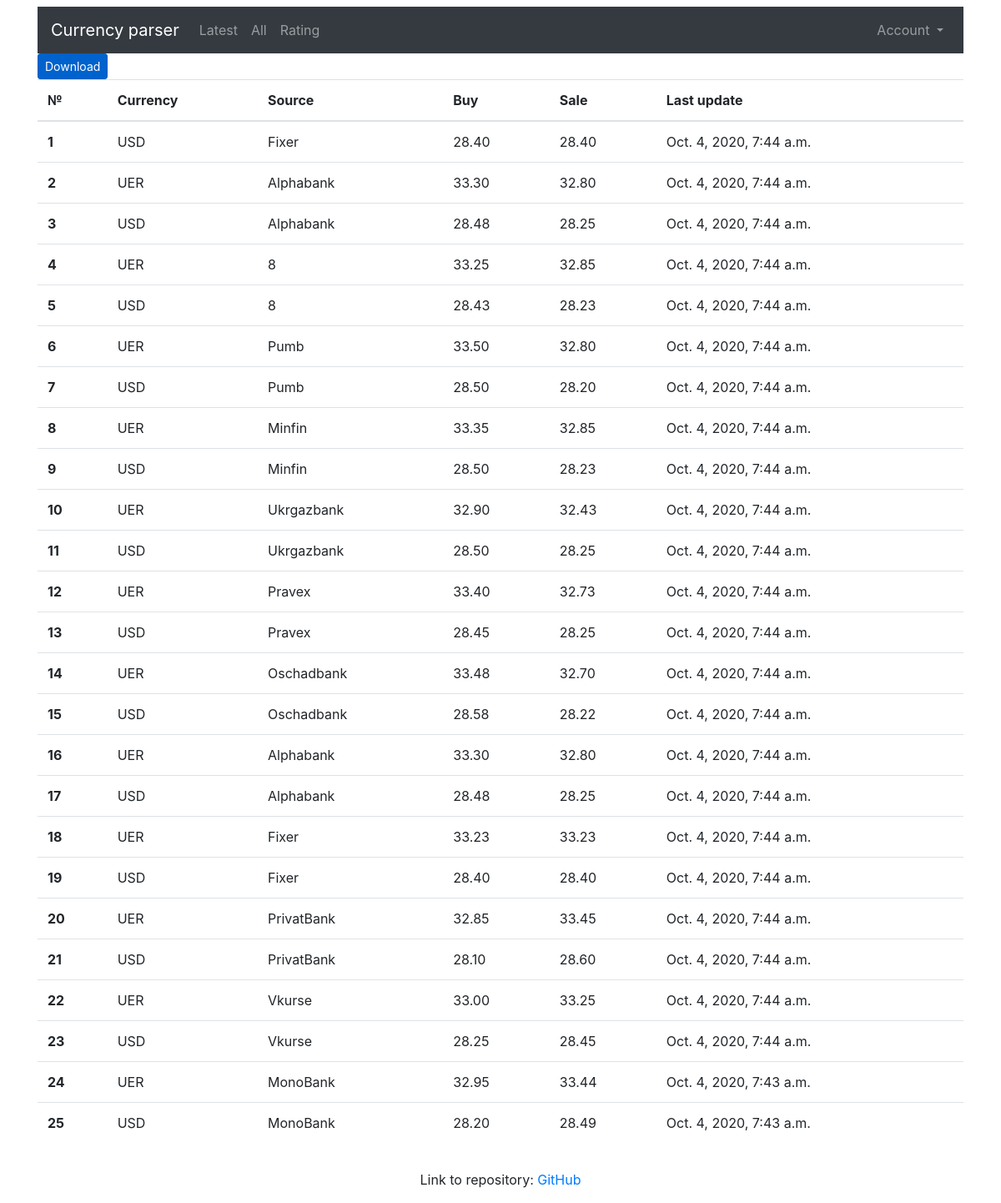
Before: /rate/list/ with the older database file.
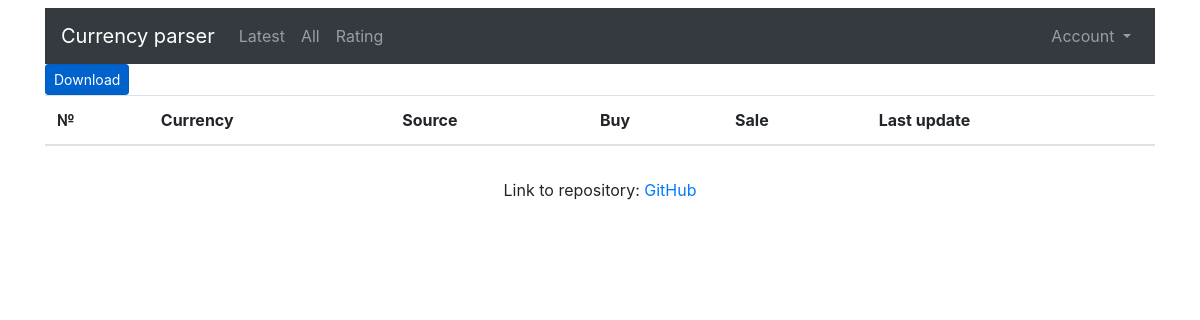
After: the same page with the newer database file.
### rate/models.py (models this page shows, shortened)
class Rate(models.Model):
    currency = models.PositiveSmallIntegerField(choices=choices.CURRENCY_CHOICES, verbose_name='Currency')
    source = models.PositiveSmallIntegerField(choices=choices.SOURCE_CHOICES, verbose_name='Bank')
    buy = models.DecimalField(max_digits=6, decimal_places=2, verbose_name='Buy')
    sale = models.DecimalField(max_digits=6, decimal_places=2, verbose_name='Sale')
    created = models.DateTimeField(verbose_name='Update time', default=now)
    class Meta:
        verbose_name = "Rate"
        verbose_name_plural = "Rates"

### rate/views.py (the view)
# urls.py: path('list/', views.RateListView.as_view(), name='list'),
class RateListView(ListView):
    queryset = Rate.objects.all().order_by('-id')

### rate/templates/rate/rate_list.html (shortened to what this page needs)
{% extends 'base.html' %}
{% block content%}
  <div class='row'>
    <div class='col'>
      <a href="{% url 'rate:downloadallrates' %}" class="btn btn-primary btn-sm active" role="button" aria-pressed="true">Download</a>
      <table class="table">
        <thead>
          <tr>
            <th scope="col">№</th>
            <th scope="col">Currency</th>
            <th scope="col">Source</th>
            <th scope="col">Buy</th>
            <th scope="col">Sale</th>
            <th scope="col">Last update</th>
          </tr>
        </thead>
        <tbody>
          {% for row in rate_list %}
          <tr>
            <th scope="row">{{ forloop.counter }}</th>
            <td>{{ row.get_currency_display }}</td>
            <td>{{ row.get_source_display }}</td>
            <td>{{ row.buy }}</td>
            <td>{{ row.sale }}</td>
            <td>{{ row.created }}</td>
          </tr>
          {% endfor %}
        </tbody>
      </table>
    </div>
  </div>
{% endblock content%}

Changed rows visible on the page:
removed Rate: currency "USD", source "Fixer", buy "28.40", sale "28.40", created "Oct. 4, 2020, 7:44 a.m."
removed Rate: currency "UER", source "Alphabank", buy "33.30", sale "32.80", created "Oct. 4, 2020, 7:44 a.m."
removed Rate: currency "USD", source "Alphabank", buy "28.48", sale "28.25", created "Oct. 4, 2020, 7:44 a.m."
removed Rate: currency "UER", source "8", buy "33.25", sale "32.85", created "Oct. 4, 2020, 7:44 a.m."
removed Rate: currency "USD", source "8", buy "28.43", sale "28.23", created "Oct. 4, 2020, 7:44 a.m."
removed Rate: currency "UER", source "Pumb", buy "33.50", sale "32.80", created "Oct. 4, 2020, 7:44 a.m."
removed Rate: currency "USD", source "Pumb", buy "28.50", sale "28.20", created "Oct. 4, 2020, 7:44 a.m."
removed Rate: currency "UER", source "Minfin", buy "33.35", sale "32.85", created "Oct. 4, 2020, 7:44 a.m."
removed Rate: currency "USD", source "Minfin", buy "28.50", sale "28.23", created "Oct. 4, 2020, 7:44 a.m."
removed Rate: currency "UER", source "Ukrgazbank", buy "32.90", sale "32.43", created "Oct. 4, 2020, 7:44 a.m."
removed Rate: currency "USD", source "Ukrgazbank", buy "28.50", sale "28.25", created "Oct. 4, 2020, 7:44 a.m."
removed Rate: currency "UER", source "Pravex", buy "33.40", sale "32.73", created "Oct. 4, 2020, 7:44 a.m."
removed Rate: currency "USD", source "Pravex", buy "28.45", sale "28.25", created "Oct. 4, 2020, 7:44 a.m."
removed Rate: currency "UER", source "Oschadbank", buy "33.48", sale "32.70", created "Oct. 4, 2020, 7:44 a.m."
removed Rate: currency "USD", source "Oschadbank", buy "28.58", sale "28.22", created "Oct. 4, 2020, 7:44 a.m."
removed Rate: currency "UER", source "Alphabank", buy "33.30", sale "32.80", created "Oct. 4, 2020, 7:44 a.m."
removed Rate: currency "USD", source "Alphabank", buy "28.48", sale "28.25", created "Oct. 4, 2020, 7:44 a.m."
removed Rate: currency "UER", source "Fixer", buy "33.23", sale "33.23", created "Oct. 4, 2020, 7:44 a.m."
removed Rate: currency "USD", source "Fixer", buy "28.40", sale "28.40", created "Oct. 4, 2020, 7:44 a.m."
removed Rate: currency "UER", source "PrivatBank", buy "32.85", sale "33.45", created "Oct. 4, 2020, 7:44 a.m."
removed Rate: currency "USD", source "PrivatBank", buy "28.10", sale "28.60", created "Oct. 4, 2020, 7:44 a.m."
removed Rate: currency "UER", source "Vkurse", buy "33.00", sale "33.25", created "Oct. 4, 2020, 7:44 a.m."
removed Rate: currency "USD", source "Vkurse", buy "28.25", sale "28.45", created "Oct. 4, 2020, 7:44 a.m."
removed Rate: currency "UER", source "MonoBank", buy "32.95", sale "33.44", created "Oct. 4, 2020, 7:43 a.m."
removed Rate: currency "USD", source "MonoBank", buy "28.20", sale "28.49", created "Oct. 4, 2020, 7:43 a.m."
